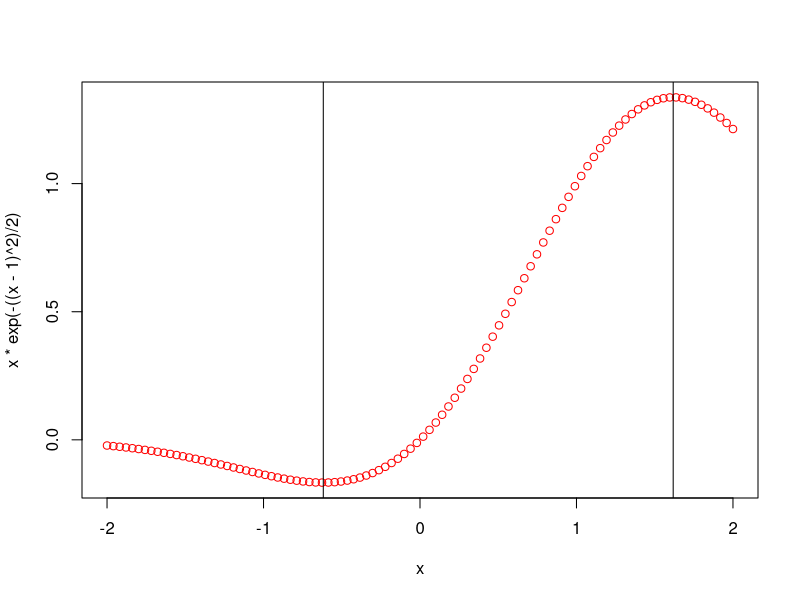
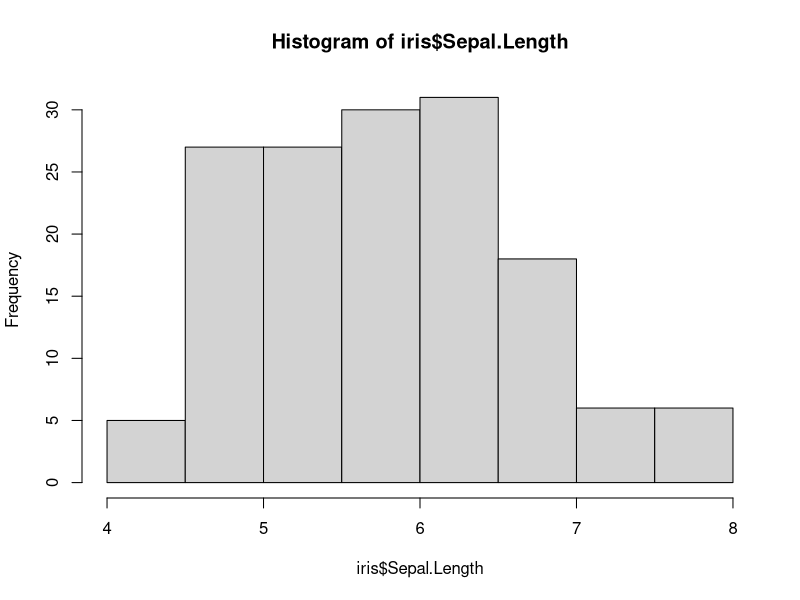
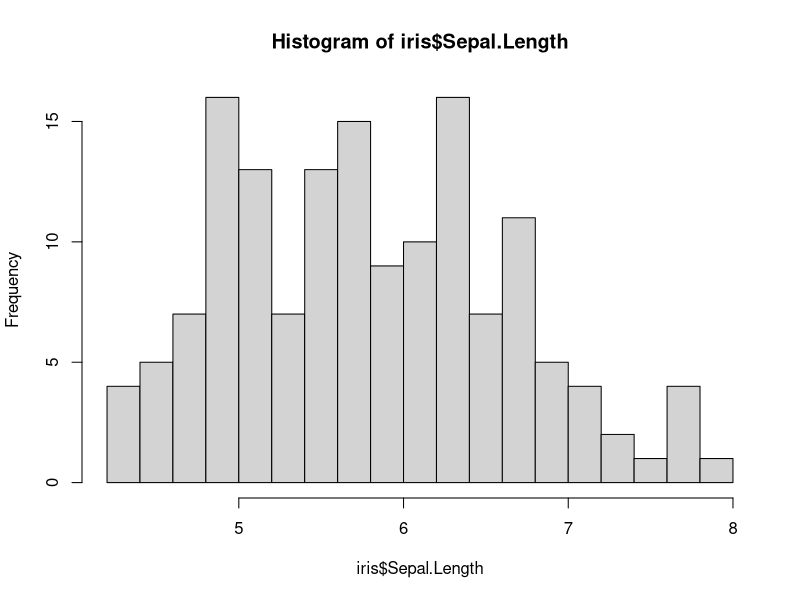
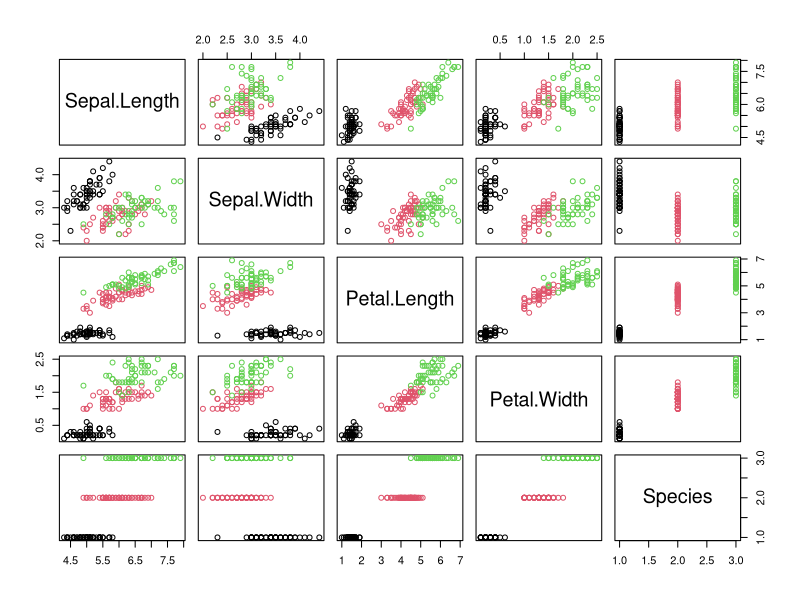
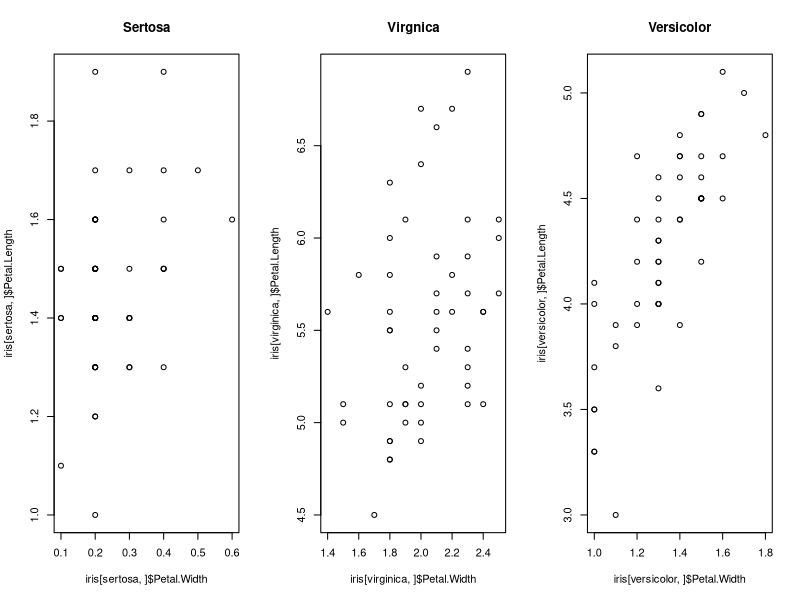
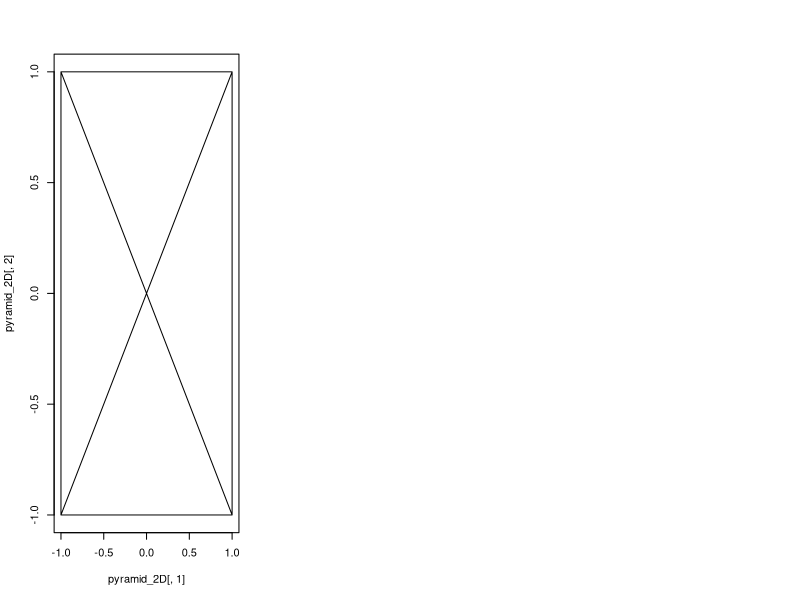
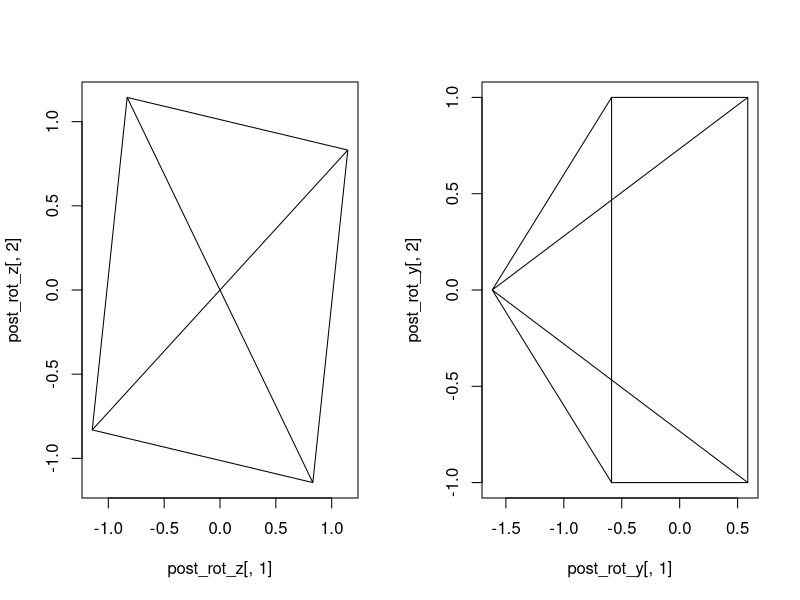

Write the R code that produced these figures, in order.
## ---- chunk 1
x=seq(-2,2,length.out = 100)
v_max=(1+sqrt(5))/2
v_min=(1-sqrt(5))/2
m=c(v_max,v_min)
plot (x,x*exp(-((x-1)**2)/2), col='red')
abline(v=m)
## ---- chunk 2
data("iris")
summary(iris$Sepal.Length)

## ---- chunk 3
summary(iris$Petal.Length)

## ---- chunk 4
summary(iris$Sepal.Width)


## ---- chunk 5
summary(iris$Petal.Width)

## ---- chunk 6
## Histogram of Sepal Length default with break
hist(iris$Sepal.Length)
## ---- chunk 7
## Histogram of Sepal Length with break 20
hist(iris$Sepal.Length, breaks = 20)
## ---- chunk 8
sertosa=iris$Species==levels(iris$Species)[1]
sertosa_no=iris[sertosa,]$Sepal.Length<5.5
sprintf("%d %s flowers have Sepal Length <5.5, rest %d do  not",sum(sertosa_no),levels(iris$Species)[1],50-sum(sertosa_no))
## ---- chunk 9
virginica=iris$Species==levels(iris$Species)[3]
virginica_no=iris[virginica,]$Sepal.Length<5.5
sprintf("%d %s flowers have Sepal Length <5.5, rest %d do not",sum(virginica_no),levels(iris$Species)[3],50-sum(virginica_no))
## ---- chunk 10
versicolor=iris$Species==levels(iris$Species)[2]
versicolor_no=iris[versicolor,]$Sepal.Length<5.5
sprintf("%d %s flowers have Sepal Length <5.5, rest %d do not",sum(versicolor_no),levels(iris$Species)[2],50-sum(versicolor_no))
## ---- chunk 11
pairs(iris, col=iris$Species)
## ---- chunk 12
par(mfrow=c(1,3))
plot(iris[sertosa,]$Petal.Width, iris[sertosa,]$Petal.Length, main = 'Sertosa')
plot(iris[virginica,]$Petal.Width, iris[virginica,]$Petal.Length, main = 'Virgnica')
plot(iris[versicolor,]$Petal.Width, iris[versicolor,]$Petal.Length, main = 'Versicolor')

## ---- chunk 13
p1= c(-1,-1,0)
p2= c(-1,1,0)
p3= c(1,1,0)
p4= c(1,-1,0)
p5= c(0,0,2)

v = seq(0,1,0.05)

e1 = v %o% (p2-p1) + rep(1,21) %o% p1
e2 = v %o% (p3-p2) + rep(1,21) %o% p2
e3 = v %o% (p4-p3) + rep(1,21) %o% p3
e4 = v %o% (p1-p4) + rep(1,21) %o% p4
e5 = v %o% (p5-p1) + rep(1,21) %o% p1
e6 = v %o% (p5-p2) + rep(1,21) %o% p2
e7 = v %o% (p5-p3) + rep(1,21) %o% p3
e8 = v %o% (p5-p4) + rep(1,21) %o% p4

pyramid = rbind(e1,e2,e3,e4,e5,e6,e7,e8)

projection_matrix <- t(matrix(c(1,0,0,0,1,0), nrow =2, ncol= 3,byrow= TRUE))
pyramid_2D <- pyramid %*% projection_matrix
plot(pyramid_2D[,1],pyramid_2D[,2], type="l")
## ---- chunk 14
phi=0.05*pi
theta=0.3*pi

rotate_z<-matrix(c(cos(phi),-sin(phi),0,sin(phi),cos(phi),0,0,0,1), nrow =3, ncol= 3,
                 byrow= TRUE)

rotate_y<-matrix(c(cos(theta), 0, sin(theta), 0, 1, 0, -sin(theta), 0, cos(theta)),
                 nrow =3, ncol= 3, byrow= TRUE)

post_rot_z = pyramid %*% rotate_z %*% projection_matrix
post_rot_y = pyramid %*% rotate_y %*% projection_matrix
par(mfrow=c(1,2))
plot(post_rot_z[,1], post_rot_z[,2],type = "l")
plot(post_rot_y[,1], post_rot_y[,2], type = "l")


